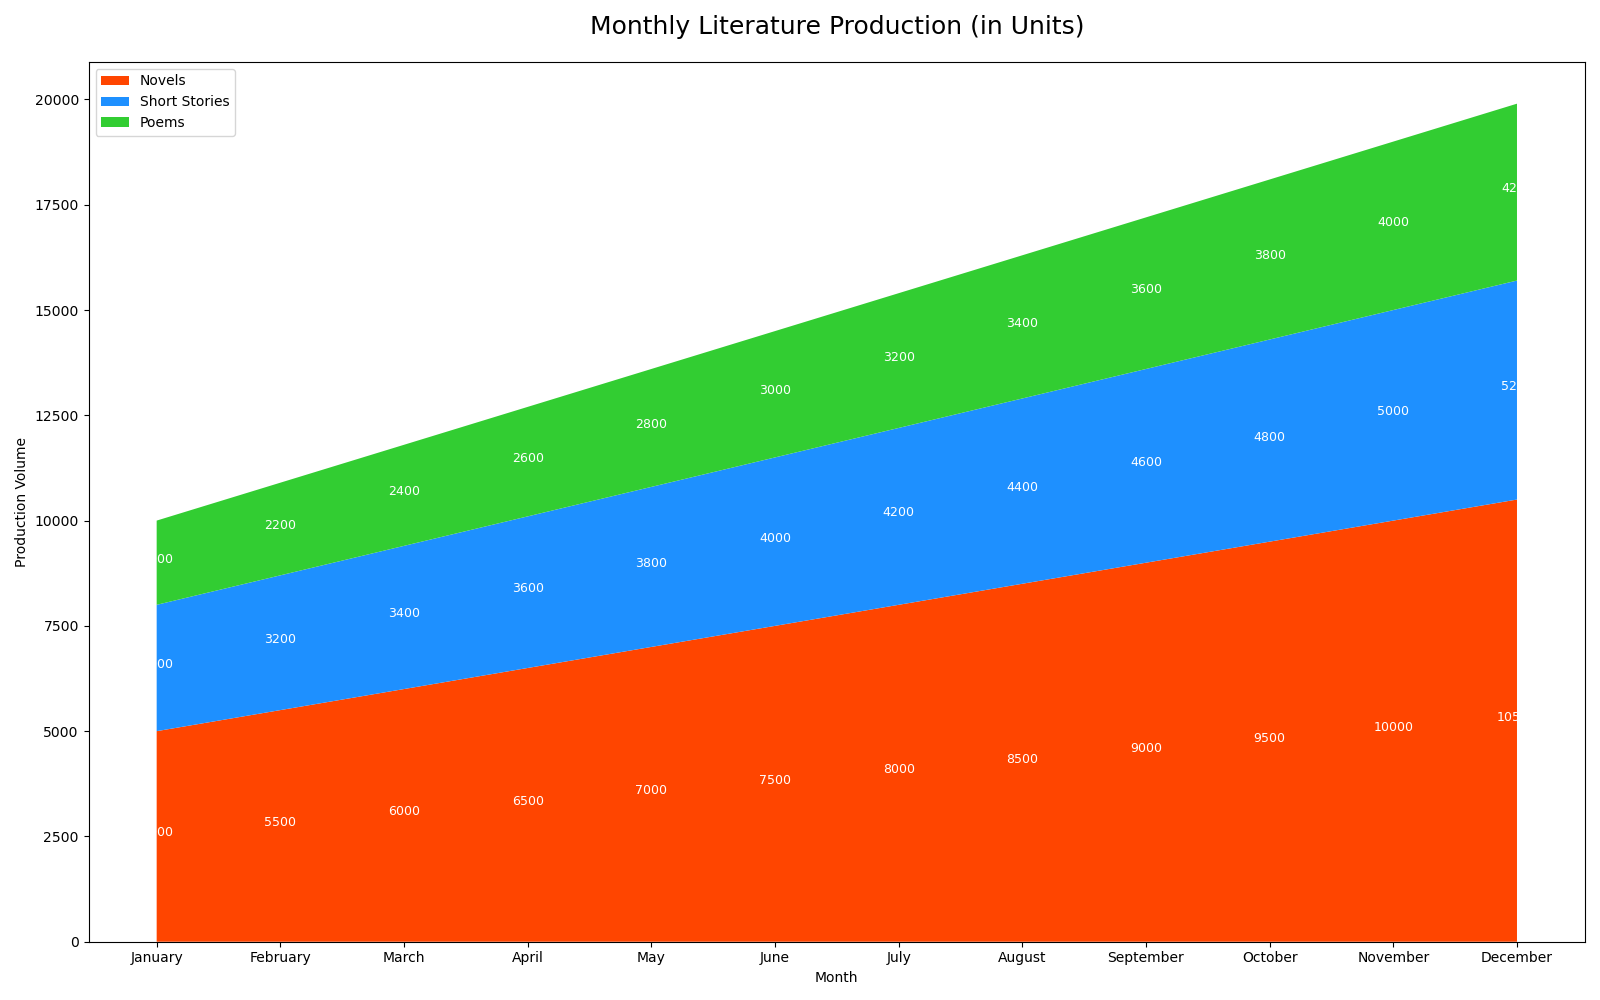

Write Python code to recreate this figure.

import matplotlib.pyplot as plt
import pandas as pd
from io import StringIO

csv_data = """Month,Novels,Short Stories,Poems
January,5000,3000,2000
February,5500,3200,2200
March,6000,3400,2400
April,6500,3600,2600
May,7000,3800,2800
June,7500,4000,3000
July,8000,4200,3200
August,8500,4400,3400
September,9000,4600,3600
October,9500,4800,3800
November,10000,5000,4000
December,10500,5200,4200
"""

data = pd.read_csv(StringIO(csv_data), index_col='Month')

x = data.index
y = [data['Novels'], data['Short Stories'], data['Poems']]

fig, ax = plt.subplots(figsize=(16, 10))

ax.stackplot(x, y, labels=['Novels', 'Short Stories', 'Poems'], colors=['#FF4500', '#1E90FF', '#32CD32'])

ax.set_title('Monthly Literature Production (in Units)', fontsize=18, pad=20)
ax.set_xlabel('Month')
ax.set_ylabel('Production Volume')
ax.legend(loc='upper left')

for i, (month, values) in enumerate(data.iterrows()):
    ax.annotate(f"{values['Novels']}", xy=(i, values['Novels']/2), ha='center', fontsize=9, color='white')
    ax.annotate(f"{values['Short Stories']}", xy=(i, values['Novels']+values['Short Stories']/2), ha='center', fontsize=9, color='white')
    ax.annotate(f"{values['Poems']}", xy=(i, values['Novels']+values['Short Stories']+values['Poems']/2), ha='center', fontsize=9, color='white')

plt.tight_layout()
plt.show()
